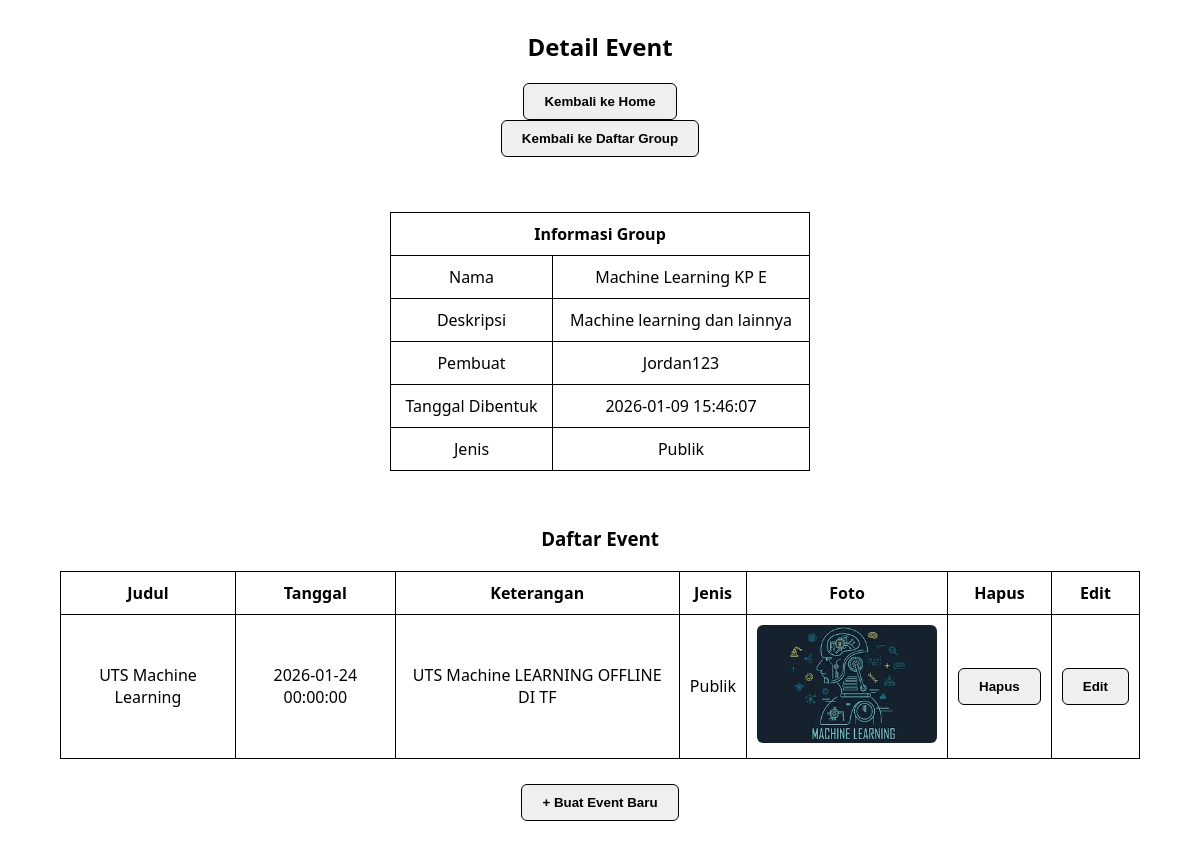
Page /dosen/dosen_kelola_event.php?idgrup=34 (signed in) on the committed database.
### tables this page shows
CREATE TABLE `grup` (
  `idgrup` int(11) NOT NULL,
  `username_pembuat` varchar(20) NOT NULL,
  `nama` varchar(45) DEFAULT NULL,
  `deskripsi` varchar(45) DEFAULT NULL,
  `tanggal_pembentukan` datetime DEFAULT NULL,
  `jenis` enum('Privat','Publik') DEFAULT NULL,
  `kode_pendaftaran` varchar(45) DEFAULT NULL
);

CREATE TABLE `event` (
  `idevent` int(11) NOT NULL,
  `idgrup` int(11) NOT NULL,
  `judul` varchar(45) DEFAULT NULL,
  `judul-slug` varchar(45) DEFAULT NULL,
  `tanggal` datetime DEFAULT NULL,
  `keterangan` text DEFAULT NULL,
  `jenis` enum('Privat','Publik') DEFAULT NULL,
  `poster_extension` varchar(4) DEFAULT NULL
);

### css/theme_session.php (called while the page is built, shortened)
<?php
$themeClass = '';

### class/parent.php (called while the page is built, shortened)
<?php
class classParent {
    public function __construct() {
        $this->mysqli = new mysqli(SERVER, UID, PWD, DB);
    }
}
?>

### class/group.php (called while the page is built, shortened)
<?php
require_once 'parent.php';
class group extends classParent {
    public function getDetailGroup($id)
    {
        $sql = "SELECT * FROM grup WHERE idgrup = ?";
        $stmt = $this->mysqli->prepare($sql);
        $stmt->bind_param("i", $id);
        $stmt->execute();
        return $stmt->get_result()->fetch_assoc();
    }
}

### class/event.php (called while the page is built, shortened)
<?php
require_once 'parent.php';
class Event extends classParent {
    public function getEventsGroup($idgrup)
    {
        $sql = "SELECT * FROM event
                WHERE idgrup = ?
                ORDER BY tanggal DESC";
        $stmt = $this->mysqli->prepare($sql);
        $stmt->bind_param("i", $idgrup);
        $stmt->execute();
        return $stmt->get_result();
    }
}

### dosen/dosen_kelola_event.php (the view, shortened to what this page needs)
<?php
require_once '../class/group.php';
require_once '../class/event.php';
require_once '../css/theme_session.php';
$group_id = $_POST['idgrup'] ?? $_GET['idgrup'] ?? null;
$group = new Group();
$group_detail = $group->getDetailGroup($group_id);
$event = new Event();
$group_events = $event->getEventsGroup($group_id);
?>
<!DOCTYPE html>
<html lang="id">
<head>
<link rel="stylesheet" href="../css/theme.css">
</head>
<body class="<?= $themeClass ?>">
<h2>Detail Event</h2>
<div class="center">
    <form action="dosen_home.php" method="post">
        <button type="submit">Kembali ke Home</button>
    </form>
    <form action="dosen_kelola_group.php" method="post">
        <button type="submit">Kembali ke Daftar Group</button>
    </form>
</div>
<div class="informasiGrup">
    <table>
        <tr><th colspan="2">Informasi Group</th></tr>
        <tr><td>Nama</td><td><?= htmlspecialchars($group_detail['nama']); ?></td></tr>
        <tr><td>Deskripsi</td><td><?= htmlspecialchars($group_detail['deskripsi']); ?></td></tr>
        <tr><td>Pembuat</td><td><?= htmlspecialchars($group_detail['username_pembuat']); ?></td></tr>
        <tr><td>Tanggal Dibentuk</td><td><?= $group_detail['tanggal_pembentukan']; ?></td></tr>
        <tr><td>Jenis</td><td><?= htmlspecialchars($group_detail['jenis']); ?></td></tr>
    </table>
</div>
<div class="daftarEvent">
    <h3>Daftar Event</h3>
    <table>
        <tr>
            <th>Judul</th>
            <th>Tanggal</th>
            <th>Keterangan</th>
            <th>Jenis</th>
            <th>Foto</th>
            <th>Hapus</th>
            <th>Edit</th>
        </tr>
        <?php foreach ($group_events as $events) { ?>
        <tr>
            <td data-label="Judul"><?= $events['judul']; ?></td>
            <td data-label="Tanggal"><?= $events['tanggal']; ?></td>
            <td data-label="Keterangan"><?= $events['keterangan']; ?></td>
            <td data-label="Jenis"><?= $events['jenis']; ?></td>
            <td>
                <?php
                if (!empty($events['poster_extension']) &&
                    file_exists("../image_events/".$events['idevent'].".".$events['poster_extension'])) {
                    echo '<img src="../image_events/'.$events['idevent'].".".$events['poster_extension'].'">';
                } else {
                    echo "No photo";
                }
                ?>
            </td>
            <td>
                <form action="dosen_delete_event.php" method="post">
                    <button type="submit">Hapus</button>
                </form>
            </td>
            <td>
                <form action="dosen_edit_event.php" method="post">
                    <button type="submit">Edit</button>
                </form>
            </td>
        </tr>
        <?php } ?>
    </table>
    <div class="insert-event">
        <form action="dosen_insert_event.php" method="post">
            <button type="submit">+ Buat Event Baru</button>
        </form>
    </div>
</div>
</body>
</html>

### dosen/dosen_kelola_event.php (style rules this page uses)
body { font-family: "Segoe UI", Tahoma, sans-serif; margin:0; }
h2, h3 { text-align:center; margin-top:30px; }
.center { text-align:center; margin-top:15px; }
button { padding:10px 20px; font-weight:600; border-radius:6px; border:1px solid; cursor:pointer; transition:.2s; }
.informasiGrup { width:420px; margin:30px auto; padding:25px; border-radius:10px; }
table { width:100%; border-collapse:collapse; }
.daftarEvent table { width:90%; margin:20px auto; }
th, td { padding:10px; text-align:center; border:1px solid; }
img { max-width:180px; border-radius:6px; }
.insert-event { text-align:center; margin:25px 0; }

### rows in the picture
grup: nama "Machine Learning KP E", deskripsi "Machine learning dan lainnya", username_pembuat "Jordan123", tanggal_pembentukan "2026-01-09 15:46:07", jenis "Publik"
event: judul "UTS Machine Learning", tanggal "2026-01-24 00:00:00", keterangan "UTS Machine LEARNING OFFLINE DI TF", jenis "Publik"
